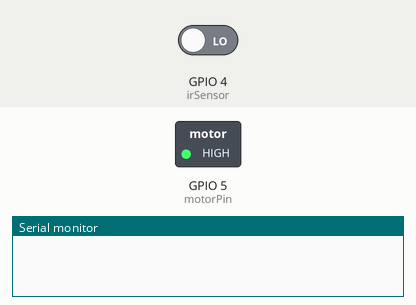
Recording of a sketch running on a simulated ESP32. Shown: switched loads named in the sketch (green lamp = pin HIGH), the last lines printed to the serial monitor. Inputs (shaded band) come from the test bench; at power-on: GPIO 4 (irSensor) LOW.

Above: at 1.2 s.
1.3 s: GPIO 4 (irSensor) driven HIGH
At 5.1 s:
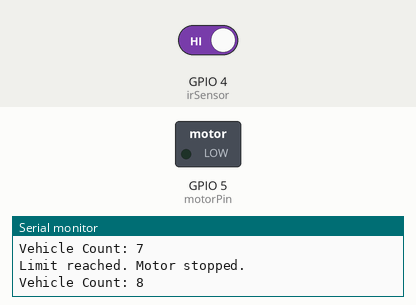
Timing chart, 0 to 6.6 s (numbered marks = the images above; inputs shaded):
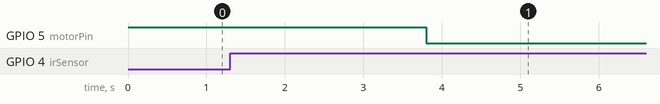

Measured:
- after the input at 1.3 s, GPIO 5 (motorPin): HIGH → LOW after 2.5 s

The sketch:

vehicle_counter_motor.ino
```cpp
// ESP32 Vehicle Counter + Motor Control

int irSensor = 4;
int motorPin = 5;

int vehicleCount = 0;
int maxVehicles = 5;

void setup() {
  pinMode(irSensor, INPUT);
  pinMode(motorPin, OUTPUT);
  Serial.begin(9600);

  digitalWrite(motorPin, HIGH); // Motor ON
}

void loop() {
  if (digitalRead(irSensor) == HIGH) {
    vehicleCount++;

    Serial.print("Vehicle Count: ");
    Serial.println(vehicleCount);

    delay(500);
  }

  if (vehicleCount >= maxVehicles) {
    digitalWrite(motorPin, LOW); // Motor OFF
    Serial.println("Limit reached. Motor stopped.");
  }
}
```
